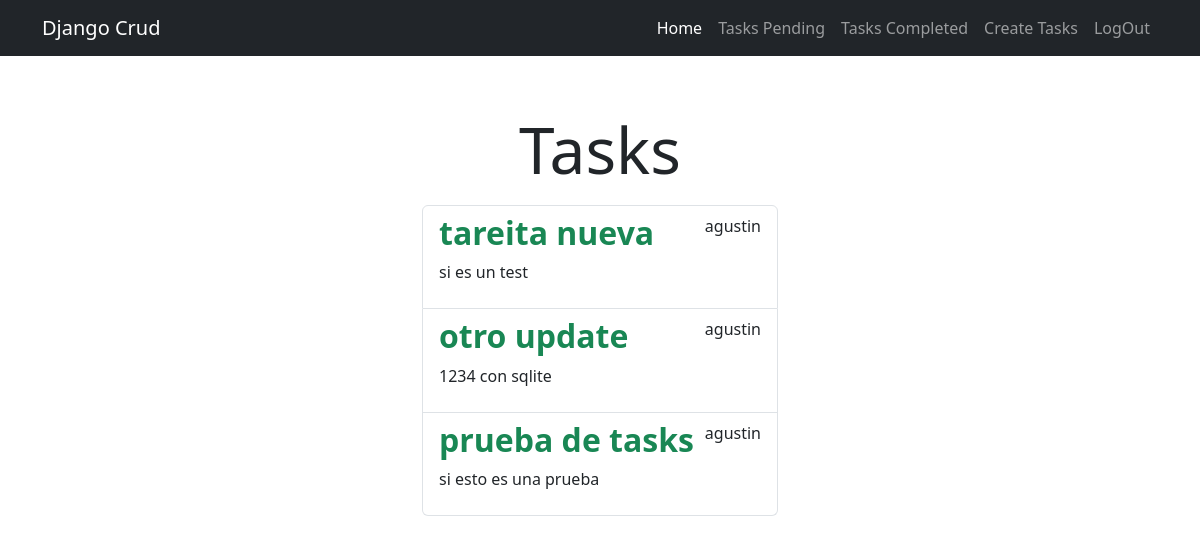
Before: /tasks/ (signed in) with the older database file.
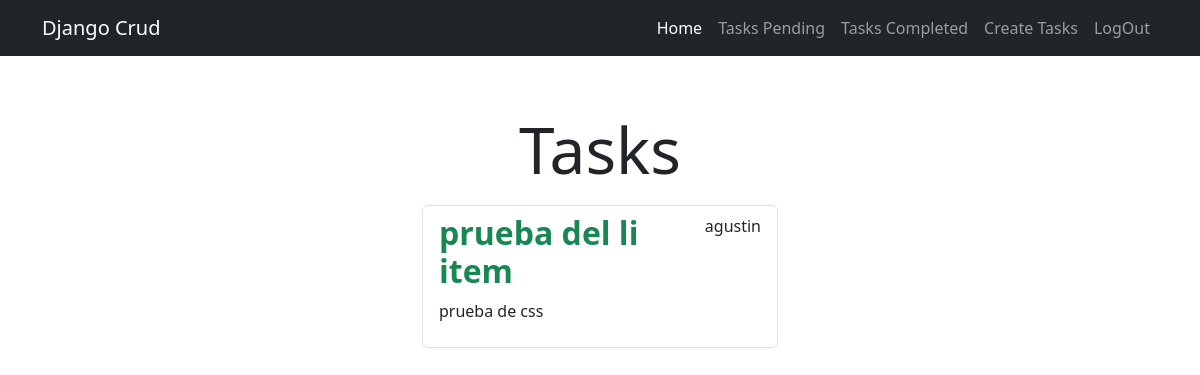
After: the same page with the newer database file.
### tasks/models.py (models this page shows, shortened)
class Task(models.Model):
  title = models.CharField(max_length=200)
  description = models.TextField(max_length=1000)
  created = models.DateTimeField(auto_now_add=True)
  datecompleted = models.DateTimeField(null=True, blank=True)
  important = models.BooleanField(default=False)
  user = models.ForeignKey(User, on_delete=models.CASCADE)
  user = models.ForeignKey(User, on_delete=models.CASCADE)

### tasks/views.py (the view)
# urls.py: path('tasks/', views.tasks, name='tasks'),
@login_required
def tasks(request):
    tasks = Task.objects.filter(user=request.user, datecompleted__isnull=True)
    return render(request, 'tasks.html', {'tasks' : tasks})

### tasks/templates/tasks.html (shortened to what this page needs)
{% extends "base.html" %}
{% block content %}
    <main class="container">
            <div class="row">
                <div class="col-md-4 offset-md-4 mt-5">
                    <h1 class="text-center display-3 py-2">Tasks</h1>
                    <ul class="list-group">
                    {% for task in tasks %}
                    <a class="list-group-item" href= "{% url "task_detail" task.id %}">
                        <header class="d-flex justify-content-between">
                        {% if task.important %}
                        <h2 class="fw-bold text-success">{{task.title}}</h2>
                        {% else %}
                        <h2 class="fw-bold">{{task.title}}</h2>
                        {% endif %}
                        <p>{{task.user.username}}</p>
                    </header>
                    <p>{{task.description}}</p>
                    </a>
                    {% endfor %}
                    </ul>
                </div>
            </div>
    </main>
{% endblock %}

Changed rows visible on the page:
removed Task: title "tareita nueva", user.username "agustin", description "si es un test"
no longer on this page (row edited): Task: title "otro update", user.username "agustin", description "1234 con sqlite"
no longer on this page (row edited): Task: title "prueba de tasks", user.username "agustin", description "si esto es una prueba"
added Task: title "prueba del li item", user.username "agustin", description "prueba de css"
